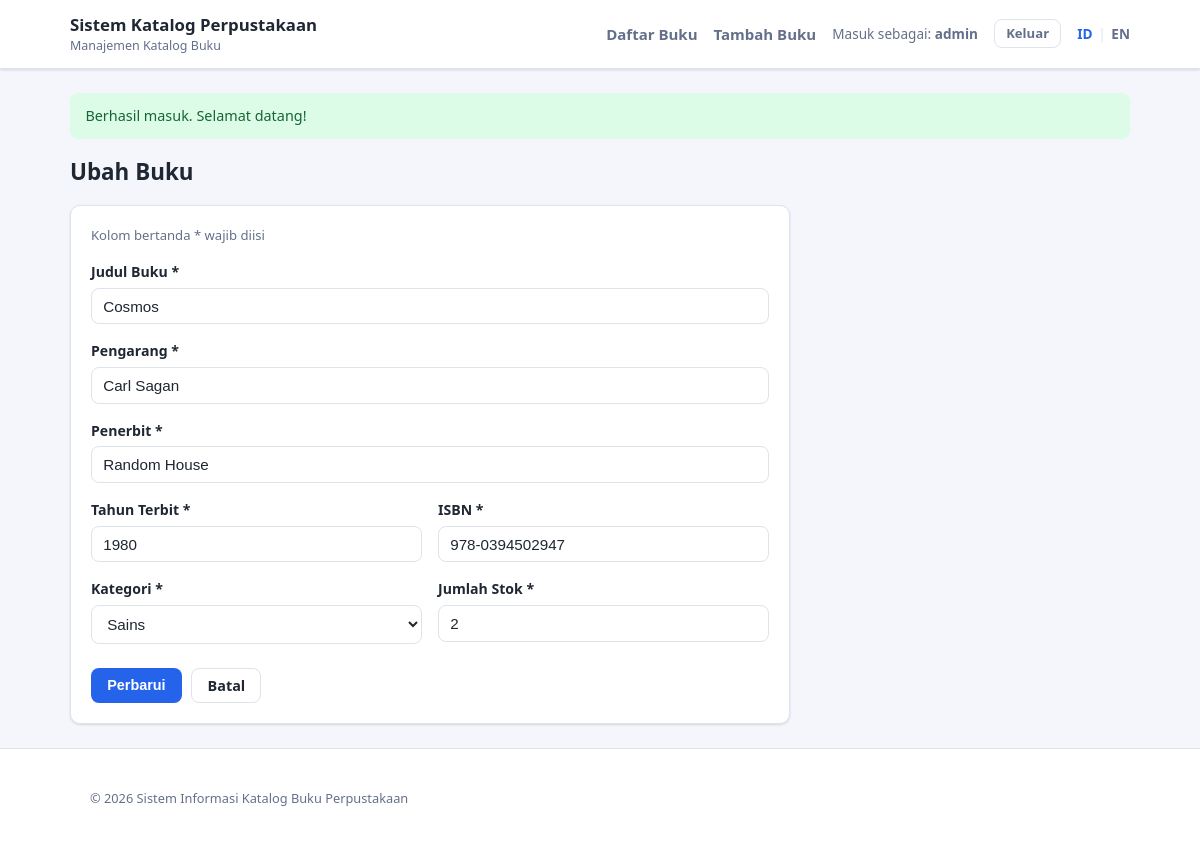
/edit.php?id=9 (signed in), run on the app's committed database.
### tables this page shows
CREATE TABLE `books` (
  `id` int(11) NOT NULL AUTO_INCREMENT,
  `title` varchar(150) NOT NULL,
  `author` varchar(100) NOT NULL,
  `publisher` varchar(100) NOT NULL,
  `year` smallint(6) NOT NULL,
  `isbn` varchar(17) NOT NULL,
  `category` varchar(50) NOT NULL,
  `stock` int(11) NOT NULL DEFAULT 0,
  `created_at` timestamp NOT NULL DEFAULT current_timestamp(),
  `updated_at` timestamp NOT NULL DEFAULT current_timestamp() ON UPDATE current_timestamp(),
  PRIMARY KEY (`id`),
  UNIQUE KEY `isbn` (`isbn`)
);

### includes/functions.php (called while the page is built, shortened)
<?php
require_once __DIR__ . '/../config/database.php';
if (!function_exists('e')) {
    function e($value): string
    {
        return htmlspecialchars((string) $value, ENT_QUOTES, 'UTF-8');
    }
}
if (!function_exists('categories')) {
    function categories(): array
    {
        return ['fiction', 'non_fiction', 'science', 'technology', 'history', 'other'];
    }
}
if (!function_exists('old')) {
    function old(array $data, string $key): string
    {
        return isset($data[$key]) ? (string) $data[$key] : '';
    }
}
if (!function_exists('is_selected')) {
    function is_selected(array $data, string $key, string $value): string
    {
        return (isset($data[$key]) && (string) $data[$key] === $value) ? 'selected' : '';
    }
}

### includes/lang.php (called while the page is built, shortened)
<?php
$lang = require __DIR__ . '/../lang/' . $_SESSION['lang'] . '.php';
if (!function_exists('t')) {
    function t(string $key, ...$args): string
    {
        global $lang;
        $text = $lang[$key] ?? $key;
        return $args ? vsprintf($text, $args) : $text;
    }
}

### config/database.php (called while the page is built)
<?php
$DB_CONFIG = [
    'host'    => '127.0.0.1',
    'port'    => 3306,
    'name'    => 'db_perpustakaan',
    'user'    => 'root',
    'pass'    => '',
    'charset' => 'utf8mb4',
];
if (!function_exists('db')) {
    function db(): PDO
    {
        static $pdo = null;
        if ($pdo === null) {
            global $DB_CONFIG;
            $dsn = sprintf(
                'mysql:host=%s;port=%d;dbname=%s;charset=%s',
                $DB_CONFIG['host'],
                $DB_CONFIG['port'],
                $DB_CONFIG['name'],
                $DB_CONFIG['charset']
            );
            try {
                $pdo = new PDO($dsn, $DB_CONFIG['user'], $DB_CONFIG['pass'], [
                    PDO::ATTR_ERRMODE            => PDO::ERRMODE_EXCEPTION,
                    PDO::ATTR_DEFAULT_FETCH_MODE => PDO::FETCH_ASSOC,
                    PDO::ATTR_EMULATE_PREPARES   => false,
                ]);
            } catch (PDOException $e) {
                http_response_code(500);
                exit('Koneksi database gagal / Database connection failed: ' . $e->getMessage());
            }
        }
        return $pdo;
    }
}

### includes/book_form.php (the view, shortened to what this page needs)
<?php
$fields = [
    'title'     => ['f_title', 150],
    'author'    => ['f_author', 100],
    'publisher' => ['f_publisher', 100],
];
?>
<form method="post" action="<?= e($action) ?>" class="card form">
    <p class="hint"><?= e(t('legend_required')) ?></p>
    <?php foreach ($fields as $name => [$labelKey, $max]): ?>
        <div class="form-row">
            <label for="<?= e($name) ?>"><?= e(t($labelKey)) ?> *</label>
            <input type="text" id="<?= e($name) ?>" name="<?= e($name) ?>"
                   maxlength="<?= (int) $max ?>" value="<?= e(old($old, $name)) ?>"
                   class="input<?= isset($errors[$name]) ? ' input-error' : '' ?>">
        </div>
    <?php endforeach; ?>
    <div class="form-grid">
        <div class="form-row">
            <label for="year"><?= e(t('f_year')) ?> *</label>
            <input type="text" id="year" name="year" inputmode="numeric" maxlength="4"
                   value="<?= e(old($old, 'year')) ?>"
                   class="input<?= isset($errors['year']) ? ' input-error' : '' ?>">
        </div>
        <div class="form-row">
            <label for="isbn"><?= e(t('f_isbn')) ?> *</label>
            <input type="text" id="isbn" name="isbn" maxlength="17"
                   value="<?= e(old($old, 'isbn')) ?>"
                   class="input<?= isset($errors['isbn']) ? ' input-error' : '' ?>">
        </div>
    </div>
    <div class="form-grid">
        <div class="form-row">
            <label for="category"><?= e(t('f_category')) ?> *</label>
            <select id="category" name="category"
                    class="input<?= isset($errors['category']) ? ' input-error' : '' ?>">
                <?php foreach (categories() as $cat): ?>
                    <option value="<?= e($cat) ?>" <?= is_selected($old, 'category', $cat) ?>>
                        <?= e(t('cat_' . $cat)) ?>
                    </option>
                <?php endforeach; ?>
            </select>
        </div>
        <div class="form-row">
            <label for="stock"><?= e(t('f_stock')) ?> *</label>
            <input type="text" id="stock" name="stock" inputmode="numeric"
                   value="<?= e(old($old, 'stock')) ?>"
                   class="input<?= isset($errors['stock']) ? ' input-error' : '' ?>">
        </div>
    </div>
    <div class="form-actions">
        <button type="submit" class="btn btn-primary"><?= e(t($submitKey)) ?></button>
        <a href="index.php" class="btn btn-outline"><?= e(t('btn_cancel')) ?></a>
    </div>
</form>

### assets/style.css (style rules this page uses)
:root { --bg: #f4f6fb; --surface: #ffffff; --border: #dfe3ec; --text: #1f2733; --muted: #64708a; --primary: #2563eb; --primary-dark: #1d4ed8; --danger: #dc2626; --danger-dark: #b91c1c; --success-bg: #dcfce7; --success-fg: #166534; --error-bg: #fee2e2; --error-fg: #991b1b; --warning-bg: #fef3c7; --warning-fg: #92400e; --radius: 10px; --shadow: 0 1px 3px rgba(16, 24, 40, .08), 0 1px 2px rgba(16, 24, 40, .06); }
* { box-sizing: border-box; }
html, body { margin: 0; padding: 0; }
body { background: var(--bg); color: var(--text); font-family: "Segoe UI", Roboto, Helvetica, Arial, sans-serif; font-size: 15px; line-height: 1.5; min-height: 100vh; display: flex; flex-direction: column; }
a { color: var(--primary); text-decoration: none; }
.card { background: var(--surface); border: 1px solid var(--border); border-radius: var(--radius); box-shadow: var(--shadow); padding: 1.25rem; }
.form { max-width: 720px; }
.form-row { display: flex; flex-direction: column; gap: .35rem; margin-bottom: 1rem; }
.form-grid { display: grid; grid-template-columns: 1fr 1fr; gap: 0 1rem; }
label { font-weight: 600; font-size: .88rem; }
.input { width: 100%; padding: .55rem .7rem; border: 1px solid var(--border); border-radius: 8px; font-size: .95rem; color: var(--text); background: #fff; }
.hint { color: var(--muted); font-size: .82rem; margin: 0 0 1rem; }
.form-actions { display: flex; gap: .6rem; margin-top: .5rem; }
.btn { display: inline-block; padding: .5rem .95rem; border: 1px solid transparent; border-radius: 8px; font-size: .9rem; font-weight: 600; cursor: pointer; line-height: 1.2; text-decoration: none; }
.btn-primary { background: var(--primary); color: #fff; }
.btn-outline { background: #fff; color: var(--text); border-color: var(--border); }

### data on the page
books: title "Cosmos", author "Carl Sagan", publisher "Random House", year "1980", isbn "978-0394502947", stock "2"

### other printed values
t('app_name') "Sistem Katalog Perpustakaan"
t('app_tagline') "Manajemen Katalog Buku"
t('nav_books') "Daftar Buku"
t('nav_add') "Tambah Buku"
t('logged_in_as') "Masuk sebagai"
$_SESSION['username'] "admin"
t('logout') "Keluar"
t($flash['message']) "Berhasil masuk. Selamat datang!"
t('edit_book') "Ubah Buku"
t('legend_required') "Kolom bertanda * wajib diisi"
t($labelKey) "Judul Buku"
t($labelKey) "Pengarang"
t($labelKey) "Penerbit"
t('f_year') "Tahun Terbit"
t('f_isbn') "ISBN"
